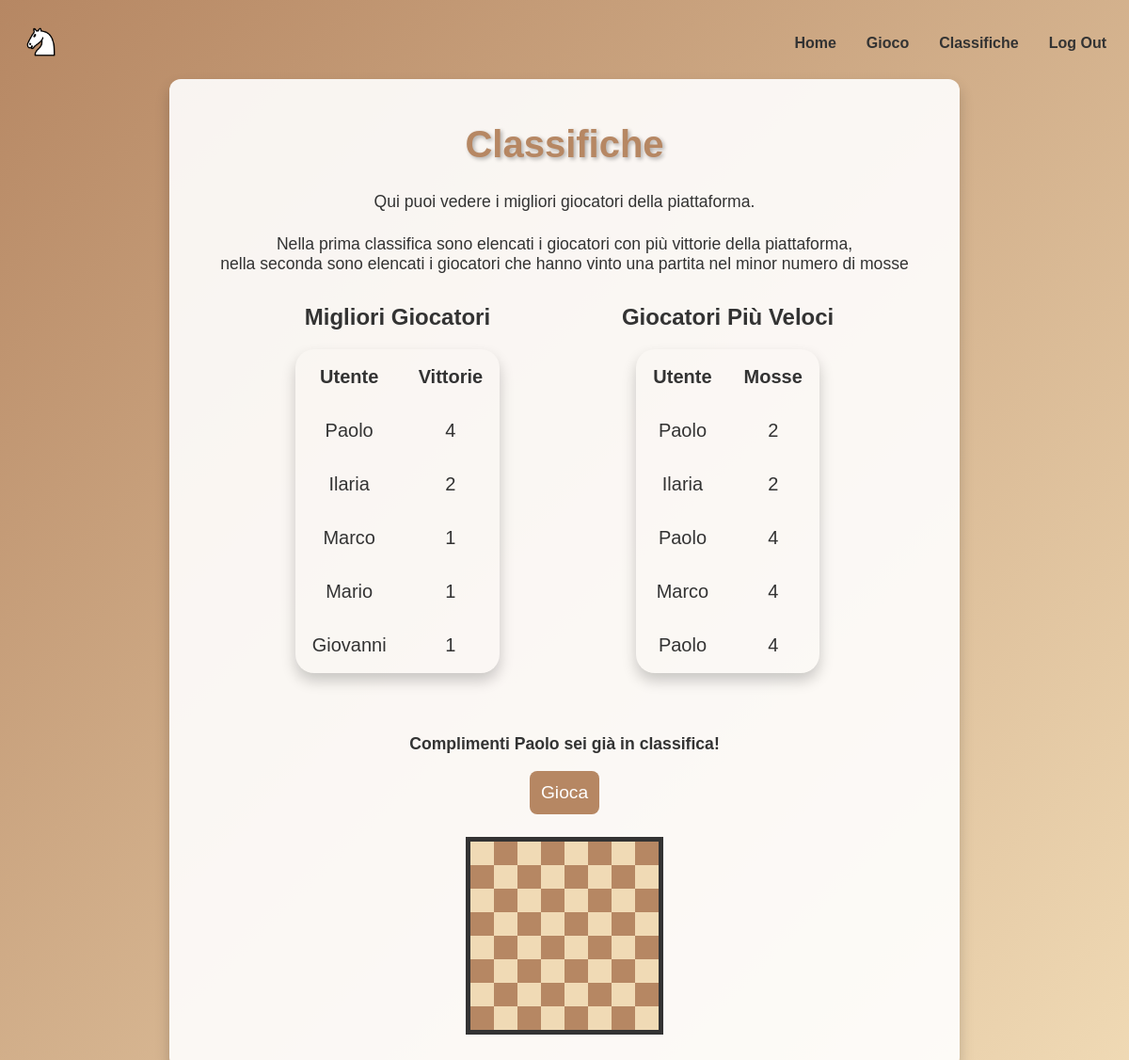
Page /php/classifiche.php (signed in) on the committed database.
### tables this page shows
CREATE TABLE `partita` (
  `ID` int(11) NOT NULL AUTO_INCREMENT,
  `Vittoria` tinyint(1) NOT NULL,
  `Username` varchar(128) NOT NULL,
  `Mosse` int(11) NOT NULL,
  PRIMARY KEY (`ID`)
);

### php/classifiche.php (the view, shortened to what this page needs)
<!DOCTYPE html>
<html lang="it">
<head>
  <link rel="stylesheet" href="../css/header.css">
  <link rel="stylesheet" href="../css/main.css">
  <link rel="stylesheet" href="../css/table.css">
  <link rel="stylesheet" href="../css/card.css">
</head>
<body>
  <header>
    <div>
        <a href="index.php">
            <img src="../img/png/white_knight.png" alt="logo">
        </a>
    </div>
    <nav class="header-nav">
        <ul class="primary-navigation">
            <li><a href="index.php">Home</a></li>
            <li><a href="scegliColore.php">Gioco</a></li>
            <li><a href="classifiche.php">Classifiche</a></li>
            <?php
                if(isset($_SESSION['logged']) && $_SESSION['logged'] == true){
                    echo'<li><a href="logout.php">Log Out</a></li>';
                } else {
                    echo '<li><a href="login.php">Login</a></li>';
                    echo '<li><a href="signUp.php">Sign in</a></li>';
                }
            ?>
        </ul>
    </nav>
  </header>
  <div class="container max-width-main">
    <h1>Classifiche</h1>
    <div class="chess-info">
        <p>Qui puoi vedere i migliori giocatori della piattaforma.</p>
        <p>Nella prima classifica sono elencati i giocatori con più vittorie della piattaforma, <br> nella seconda sono elencati i giocatori che hanno vinto una partita nel minor numero di mosse</p>
    </div>
    <div class="tables">
        <div class="most-wins">
        <h2>Migliori Giocatori</h2>
            <table>
                <thead>
                    <th>Utente</th><th>Vittorie</th>
                </thead>
                <?php
                    $utenti_classificati = [];
                    function riga($user, $count){
                        echo "<tr> <td>$user</td><td>$count</td></tr>";
                    }
                    function query($query){
                        $connection = mysqli_connect(DBHOST, DBUSER, DBPASS, DBNAME);
                        $result = mysqli_query($connection, $query);
                        return $result;
                    }
                    $query = "SELECT Username, count(*) as partite
                                from partita
                                where vittoria = 1
                                group by Username
                                order by partite desc
                                LIMIT 5";
                    $result = query($query);
                    while($row = mysqli_fetch_assoc($result)){
                        $user = $row["Username"];
                        $count = $row["partite"];
                        array_push($utenti_classificati, $user);
                        riga($user, $count);
                    }
                ?>
            </table>
        </div>
        <div class="most-wins">
            <h2>Giocatori Più Veloci</h2>
            <table>
                <thead>
                    <th>Utente</th><th>Mosse</th>
                </thead>
                <?php
                    $query = "SELECT Username, mosse
                                from partita
                                where vittoria = 1
                                order by mosse asc
                                LIMIT 5";
                    $result = query($query);
                    while($row = mysqli_fetch_assoc($result)){
                        $user = $row["Username"];
                        array_push($utenti_classificati, $user);
                    }
                ?>
            </table>
        </div>
    </div>
    <?php
        if(isset($_SESSION['logged']) && $_SESSION['logged'] == true){
            $username = $_SESSION['username'];
            if(in_array($username, $utenti_classificati))
                echo "<p class='bold'>Complimenti $username sei già in classifica!</p>";
            else
                echo "<p class='bold'>Dai $username inizia anche tu a giocare e scala le classifica!</p>";
        } else {
            echo "<p class='bold'>Registrati e inizia a giocare!</p>";
        }
    ?>
    <button class="login-btn">
    <?php
        if(isset($_SESSION['logged']) && $_SESSION['logged'] == true){
            echo "<a class='no-margin' href='scegliColore.php'>Gioca</a>";
        } else {
            echo "<a class='no-margin' href='signUp.php'>Registrati</a>";
        }
      ?>
    </button>
    <div class="chessboard">
    </div>
  </div>
</body>
</html>

### css/header.css (style rules this page uses)
header { display: flex; align-items: center; justify-content: space-between; }
header img { width: 2.5rem; aspect-ratio: 1; margin: 1rem; }
.primary-navigation { list-style: none; display: flex; gap: 2rem; padding: 1rem; margin: 0; }
.primary-navigation a { text-decoration: none; color: var(--primary-color); font-weight: 600; cursor: pointer; }

### css/main.css (style rules this page uses)
:root { --dark-square: rgb(182, 135, 99); --light-square: rgb(240, 218, 181); --primary-color: #333; --accent-color: #f0a500; --text-light: #fff; --background: linear-gradient(135deg, var(--dark-square), var(--light-square)); }
body { background: var(--background); color: var(--primary-color); min-height: 100vh; font-family: Arial, sans-serif; background-repeat: no-repeat; }
a { text-decoration: none; }
.bold { font-weight: 600; }
.container a { display: block; margin-top: 1.5rem; }
h1 { font-size: 2.5rem; color: var(--dark-square); margin-bottom: 1rem; text-shadow: 2px 2px 4px rgba(0, 0, 0, 0.3); }
p { font-size: 1.1rem; }
.login-btn { background: var(--dark-square); color: var(--text-light); padding: 12px; border: none; border-radius: 8px; font-size: 1.2rem; cursor: pointer; transition: background 0.3s, transform 0.2s; }
.login-btn a { color: white; }
.chessboard { margin: auto; display: flex; flex-wrap: wrap; width: 12.5rem; height: 12.5rem; margin-top: 1.5rem; margin-bottom: 1rem; border: 5px solid var(--primary-color); align-items: center; }
.no-margin { margin: 0!important; }
.chess-info > p { text-align: center; padding: 0.75rem 2rem; margin: 0; }

### css/table.css (style rules this page uses)
table { margin: auto; margin-top: 1rem; margin-bottom: 3rem; border: none; box-shadow: 0 8px 15px rgba(0, 0, 0, 0.2); border-radius: 20px; }
th, td { font-size: 1.25rem; padding: 1rem; }
.tables { display: flex; gap: 1rem; margin-inline: auto; justify-content: space-evenly; }

### css/card.css (style rules this page uses)
:root { --dark-square: rgb(182, 135, 99); --light-square: rgb(240, 218, 181); --medium-brown: #e3c7a2; --dark-square-selected: #657d65; --light-square-selected: #81a581; --primary-color: #333; --accent-color: #f0a500; --text-light: #fff; --background: linear-gradient(135deg, var(--dark-square), var(--light-square)); }
.container { background: rgba(255, 255, 255, 0.9); box-shadow: 0 8px 15px rgba(0, 0, 0, 0.2); border-radius: 12px; padding: 20px; margin: auto; margin-bottom: 1rem; text-align: center; animation: fadeIn 1s ease-in-out; }
.max-width-main { max-width: min(50rem, 80%); }

### rows in the picture
partita: Username "Paolo", Mosse "2"
partita: Username "Ilaria", Mosse "2"
partita: Username "Paolo", Mosse "4"
partita: Username "Marco", Mosse "4"
partita: Username "Paolo", Mosse "4"

### other values in the picture
$user "Paolo"
$count "4"
$user "Ilaria"
$count "2"
$user "Marco"
$count "1"
$user "Mario"
$user "Giovanni"
$username "Paolo"
